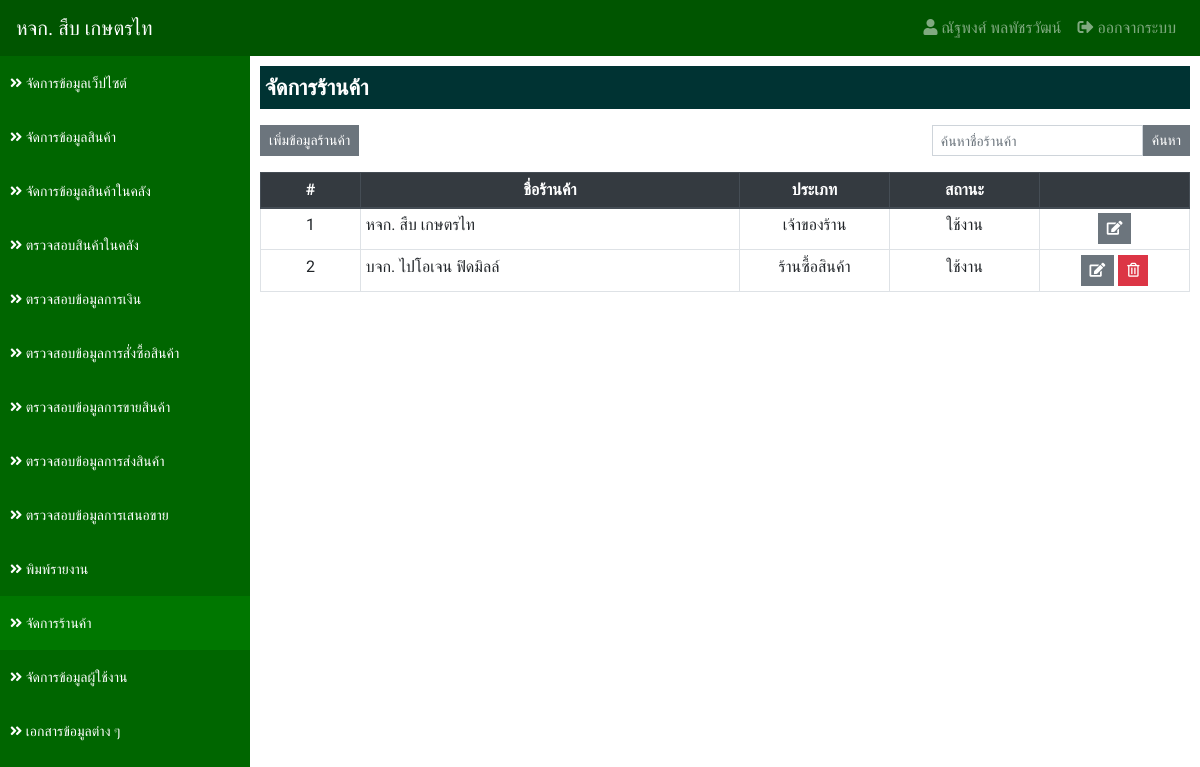
Page /?app=store&action=store_list (signed in) on the committed database.
### tables this page shows
CREATE TABLE `store_tb` (
  `store_id` int(11) NOT NULL,
  `store_name` varchar(255) NOT NULL COMMENT 'ชื่อร้าน',
  `store_address` varchar(255) NOT NULL COMMENT 'ที่อยู่',
  `store_phone` varchar(100) NOT NULL COMMENT 'เบอร์โทรศัพท์',
  `store_tax` varchar(100) NOT NULL COMMENT 'เลขประจำตัวผู้เสียภาษี',
  `store_type` int(1) NOT NULL COMMENT 'ประเภทร้าน 1.เจ้าของร้าน 2.ร้านซื้อสินค้า 3.ร้านขายสินค้า',
  `store_status` int(1) NOT NULL COMMENT 'สถานะ 1.ใช้งาน 2.ปิดการใช้งาน 3.ลบ'
);

### applications/connect_db.php (called while the page is built, shortened)
<?php
    $serveName      = "localhost";
    $userConect     = "root";
    $passConnect    = "";
    $DB             = "sub_data";
    $conn           = new mysqli($serveName, $userConect, $passConnect, $DB);
    $conn->set_charset("utf8");
    $status         = array('', 'ใช้งาน', 'ปิดการใช้งาน');
    $typeStore      = array('', 'เจ้าของร้าน', 'ร้านซื้อสินค้า', 'ร้านขายสินค้า');
    function select_db($sql) {
        Global $conn;
        return $conn->query($sql);
    }
?>

### applications/store/store_list.php (the view, shortened to what this page needs)
<?php
   @ $store_name = $_POST['store_name'];
    $where = ($store_name!="")? "AND store_name LIKE '$store_name%'":"";
    $result = select_db("
        SELECT
            *
        FROM
            store_tb
        WHERE
            store_status != '3'
        $where
    ");
?>
<div class="detail">
    <p class="title">จัดการร้านค้า</p>
    <div class="row">
        <div class="col-sm-6">
            <a href="?app=store&action=store_add" class="btn btn-secondary btn-sm">เพิ่มข้อมูลร้านค้า</a>
        </div>
        <div class="col-sm-6">
            <form action="" class="form-inline float-right" method="POST">
                <div class="input-group mb-3">
                    <input type="text" name="store_name" value="<?=$store_name?>" placeholder="ค้นหาชื่อร้านค้า" class="form-control form-control-sm">
                    <button type="submit" class="btn btn-secondary btn-sm">ค้นหา</button>
                </div>
            </form>
        </div>
    </div>
    <table class="table table-bordered table-hover table-sm">
        <thead class="thead-dark">
            <tr>
                <th class="text-center" style="width: 100px;">#</th>
                <th class="text-center">ชื่อร้านค้า</th>
                <th class="text-center" style="width: 150px;">ประเภท</th>
                <th class="text-center" style="width: 150px;">สถานะ</th>
                <th class="text-center" style="width: 150px;"></th>
            </tr>
        </thead>
        <tbody>
        <?php
            if ($result->num_rows > 0) {
                $i = 1;
                while($row = $result->fetch_assoc()) {
        ?>
            <tr>
                <td class="text-center"><?=$i?></td>
                <td><?=$row['store_name']?></td>
                <td class="text-center"><?=$typeStore[$row['store_type']]?></td>
                <td class="text-center"><?=$status[$row['store_status']]?></td>
                <td class="text-center">
                    <a href="?app=store&action=store_edit&id=<?=$row['store_id']?>" class="btn btn-secondary btn-sm" title="แก้ไขข้อมูล"><i class="fas fa-edit"></i></a>
                    <?php if ($row['store_id'] != 1) { ?>
                    <a href="?app=store&action=store_delete&id=<?=$row['store_id']?>" class="btn btn-danger btn-sm" onclick="return confirm('ยืนยันการลบข้อมูล ?')" title="ลบข้อมูล"><i class="far fa-trash-alt"></i></a>
                    <?php } ?>
                </td>
            </tr>
            <?php $i++;}} else { ?>
            <tr>
                <td class="text-center" colspan="5">ไม่มีข้อมูล</td>
            </tr>
            <?php } ?>
        </tbody>
    </table>
</div>

### assets/css/custom.css (style rules this page uses)
html { overflow-x: hidden; }
body { font-family: 'Niramit', sans-serif; }
.form-control, .btn { border-radius: 0px; }
.content > .detail { padding: 10px; }
.content > .detail > .title { font-size: 22px; font-weight: bold; padding: 5px; background-color: #003333; color: #FFF; }

### rows in the picture
store_tb: store_name "หจก. สืบ เกษตรไท", store_type "เจ้าของร้าน", store_status "ใช้งาน"
store_tb: store_name "บจก. ไปโอเจน ฟิดมิลล์", store_type "ร้านซื้อสินค้า", store_status "ใช้งาน"

### other values in the picture
$_SESSION['user_fullname'] "ณัฐพงศ์ พลพัชรวัฒน์"
